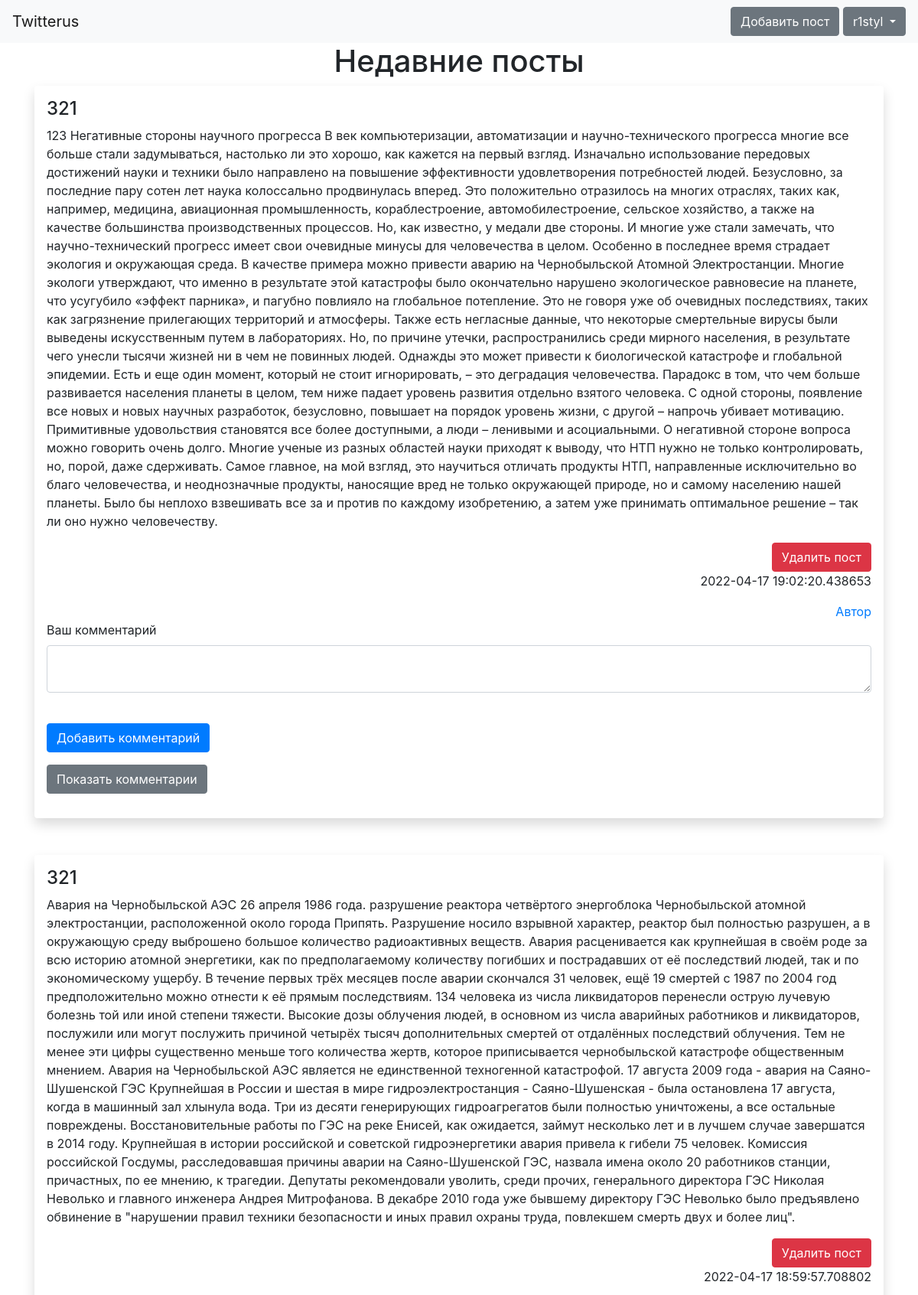
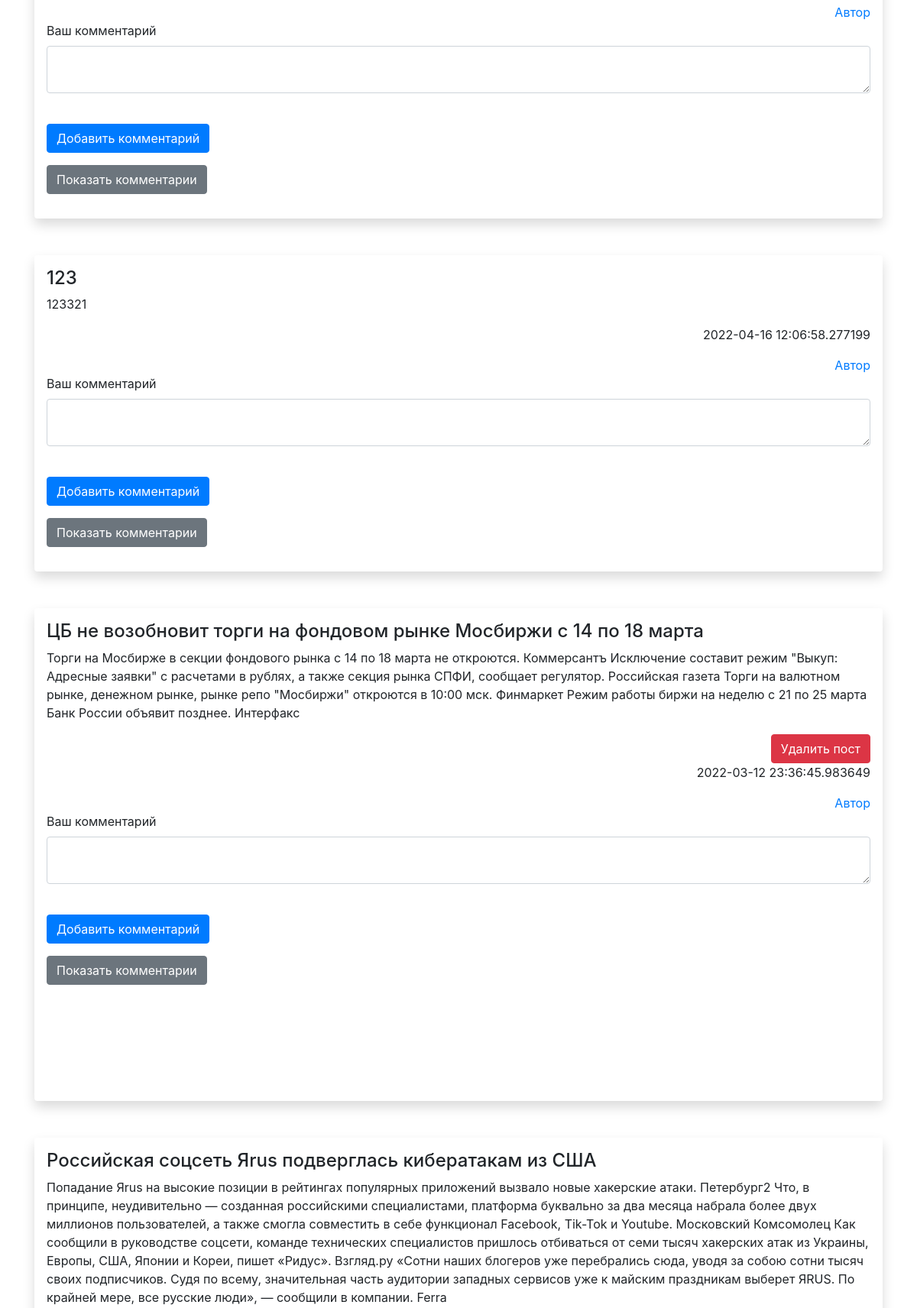
The page / (signed in, upper part) on the database its author committed (2 pictures, top to bottom).
### data/users.py (models this page shows, shortened)
class User(SqlAlchemyBase, UserMixin, SerializerMixin):
    __tablename__ = 'users'
    id = sqlalchemy.Column(sqlalchemy.Integer, primary_key=True, autoincrement=True, unique=True)
    email = sqlalchemy.Column(sqlalchemy.String, unique=True)
    name = sqlalchemy.Column(sqlalchemy.String)
    nick = sqlalchemy.Column(sqlalchemy.String, unique=True)
    about = sqlalchemy.Column(sqlalchemy.String)
    hashed_password = sqlalchemy.Column(sqlalchemy.String)
    created_date = sqlalchemy.Column(sqlalchemy.DateTime,
                                     default=datetime.datetime.now)

### data/posts.py (models this page shows)
class Post(SqlAlchemyBase, SerializerMixin):
    __tablename__ = 'posts'
    id = sqlalchemy.Column(sqlalchemy.Integer, primary_key=True, autoincrement=True)
    title = sqlalchemy.Column(sqlalchemy.String)
    creater_id = sqlalchemy.Column(sqlalchemy.Integer, sqlalchemy.ForeignKey("users.id"))
    text = sqlalchemy.Column(sqlalchemy.String)
    create_data = sqlalchemy.Column(sqlalchemy.DateTime, default=datetime.datetime.now)
    user = orm.relation('User')

### app.py (the view, shortened to what this page needs)
@app.route('/', methods=['GET', 'POST'])
def base_site():
    db_sess = db_session.create_session()
    posts = db_sess.query(Post).all()
    comments = db_sess.query(Comment).all()
    form = AddCommentForm()
    return render_template('index.html', posts=posts[::-1], comments=comments, title='Twitterus', form=form)

### forms/comment.py
class AddCommentForm(FlaskForm):
    text = TextAreaField('Ваш комментарий', validators=[DataRequired()])
    main_post = IntegerField()
    submit = SubmitField('Добавить комментарий', validators=[DataRequired()])

### app.py (called while the page is built)
@login_manager.user_loader
def load_user(user_id):
    db_sess = db_session.create_session()
    return db_sess.query(User).get(user_id)

### data/db_session.py (called while the page is built)
def create_session() -> Session:
    global __factory
    return __factory()

### templates/index.html (shortened to what this page needs)
{% extends "base.html" %}
{% block content %}
<h1 align="center">Недавние посты</h1>
{% for item in posts %}
<div class="shadow p-3 mb-5 bg-body rounded">
    <h4>
        {{ item.title }}
    </h4>
    <p>{{ item.text }}</p>
    <div align="right">
        {% if current_user.is_authenticated and current_user.id == item.creater_id %}
            <a class="btn btn-danger" href="/delete_post/{{ item.id }}/1" role="button">Удалить пост</a>
        {% endif %}
        <p>{{ item.create_data }}</p>
        <a href="/user/{{ item.creater_id }}" class="link-primary">Автор</a>
    </div>
    {% if current_user.is_authenticated %}
    <form action="" method="post">
        <p>
            {{ form.text.label }}<br>
            {{ form.text(class="form-control") }}<br>
        </p>
        <p>{{ form.submit(type="submit", class="btn btn-primary") }}</p>
    </form>
    {% endif %}
    <p>
        <button class="btn btn-secondary" type="button" data-bs-toggle="collapse" data-bs-target="#collapseWidthExample{{ item.id }}" aria-expanded="false" aria-controls="collapseWidthExample{{ item.id }}">
            Показать комментарии
        </button>
    </p>
    {% for com in comments[::-1] %}
        {% if com.main_post == item.id %}
        <br>
        {% endif %}
    {% endfor %}
</div>
{% endfor %}
{% endblock %}

### templates/base.html (shortened to what this page needs)
<!doctype html>
<html lang="en">
<head>
    <link rel="stylesheet"
          href="https://stackpath.bootstrapcdn.com/bootstrap/4.4.1/css/bootstrap.min.css"
>
</head>
<body>
<header>
    <nav class="navbar navbar-light bg-light">
        <a class="navbar-brand" href="/">Twitterus</a>
        {% if current_user.is_authenticated %}
            <div class="dropdown">
            <a class="btn btn-secondary" href="/add_post">Добавить пост</a>
              <button class="btn btn-secondary dropdown-toggle" type="button" id="dropdownMenuButton1" data-bs-toggle="dropdown" aria-expanded="false">
                {{ current_user.nick }}
              </button>
            </div>
        {% else %}
            <p>
                <a class="btn btn-primary " href="/register">Зарегистрироваться</a>
                <a class="btn btn-success" href="/login">Войти</a>
            </p>
        {% endif %}
    </nav>
</header>
<main role="main" class="container">
    {% block content %}{% endblock %}
</main>
</body>
</html>

### rows shown on the page
User: nick "r1styl"
Post: title "321", text "123 Негативные стороны научного прогресса В век компьютеризации, автоматизации и научно-технического прогресса многие все больше стали задумываться, настолько ли это хорошо, как кажется на первый взгляд. Изначально использование передовых достижений науки и техники было направлено на повышение эффективности удовлетворения потребностей людей. Безусловно, за последние пару сотен лет наука колоссально продвинулась вперед. Это положительно отразилось на многих отраслях, таких как, например, медицина, авиационная промышленность, кораблестроение, автомобилестроение, сельское хозяйство, а также на качестве большинства производственных процессов. Но, как известно, у медали две стороны. И многие уже…", create_data "2022-04-17 19:02:20.438653", text.label "Ваш комментарий"
Post: title "321", text "Авария на Черно́быльской АЭС 26 апреля 1986 года. разрушение реактора четвёртого энергоблока Чернобыльской атомной электростанции, расположенной около города Припять. Разрушение носило взрывной характер, реактор был полностью разрушен, а в окружающую среду выброшено большое количество радиоактивных веществ. Авария расценивается как крупнейшая в своём роде за всю историю атомной энергетики, как по предполагаемому количеству погибших и пострадавших от её последствий людей, так и по экономическому ущербу. В течение первых трёх месяцев после аварии скончался 31 человек, ещё 19 смертей с 1987 по 2004 год предположительно можно отнести к её прямым последствиям. 134 человека из числа ликвидаторов…", create_data "2022-04-17 18:59:57.708802", text.label "Ваш комментарий"
Post: title "123", text "123321", create_data "2022-04-16 12:06:58.277199", text.label "Ваш комментарий"
Post: title "ЦБ не возобновит торги на фондовом рынке Мосбиржи с 14 по 18 марта", text "Торги на Мосбирже в секции фондового рынка с 14 по 18 марта не откроются. Коммерсантъ Исключение составит режим \"Выкуп: Адресные заявки\" с расчетами в рублях, а также секция рынка СПФИ, сообщает регулятор. Российская газета Торги на валютном рынке, денежном рынке, рынке репо \"Мосбиржи\" откроются в 10:00 мск. Финмаркет Режим работы биржи на неделю с 21 по 25 марта Банк России объявит позднее. Интерфакс", create_data "2022-03-12 23:36:45.983649", text.label "Ваш комментарий"
Post: title "Российская соцсеть Яrus подверглась кибератакам из США", text "Попадание Яrus на высокие позиции в рейтингах популярных приложений вызвало новые хакерские атаки. Петербург2 Что, в принципе, неудивительно — созданная российскими специалистами, платформа буквально за два месяца набрала более двух миллионов пользователей, а также смогла совместить в себе функционал Facebook, Tik-Tok и Youtube. Московский Комсомолец Как сообщили в руководстве соцсети, команде технических специалистов пришлось отбиваться от семи тысяч хакерских атак из Украины, Европы, США, Японии и Кореи, пишет «Ридус». Взгляд.ру «Сотни наших блогеров уже перебрались сюда, уводя за собою сотни тысяч своих подписчиков. Судя по всему, значительная часть аудитории западных сервисов уже к…"
